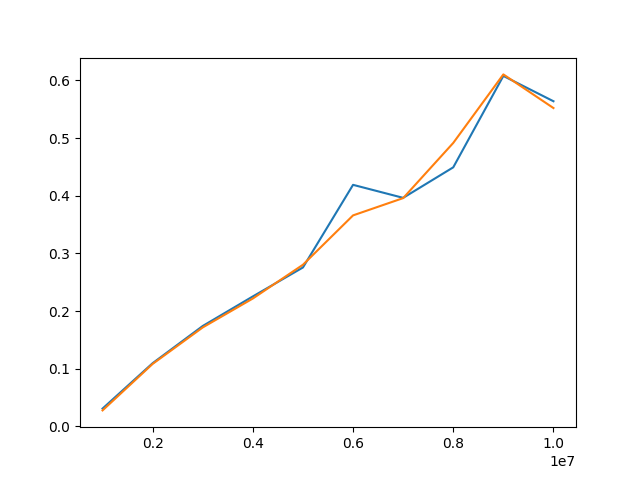

Generate this figure with Python:
import timeit
import matplotlib.pyplot as plt

def create_dict(n):
    key = [f"{i}" for i in range(n)]
    value = [i for i in range(n)]

    return dict(zip(key, value))

del_array = timeit.Timer("del a[i//2]", globals=globals())
del_dict = timeit.Timer("del d[f'{i//2}']", globals=globals())

plt_x = []
plt_del_arr = []
plt_del_dict = []


for i in range(1_000_000, 10_000_001, 1_000_000):
    plt_x.append(i)

    a = list(range(i))
    d = create_dict(i)

    pa = del_array.timeit(number=100)
    plt_del_arr.append(pa)

    pd = del_array.timeit(number=100)
    plt_del_dict.append(pd)
    
    print("%15.5f, %15.5f" %(pa, pd))

plt.plot(plt_x, plt_del_arr, plt_x, plt_del_dict)
plt.savefig('./4.png')